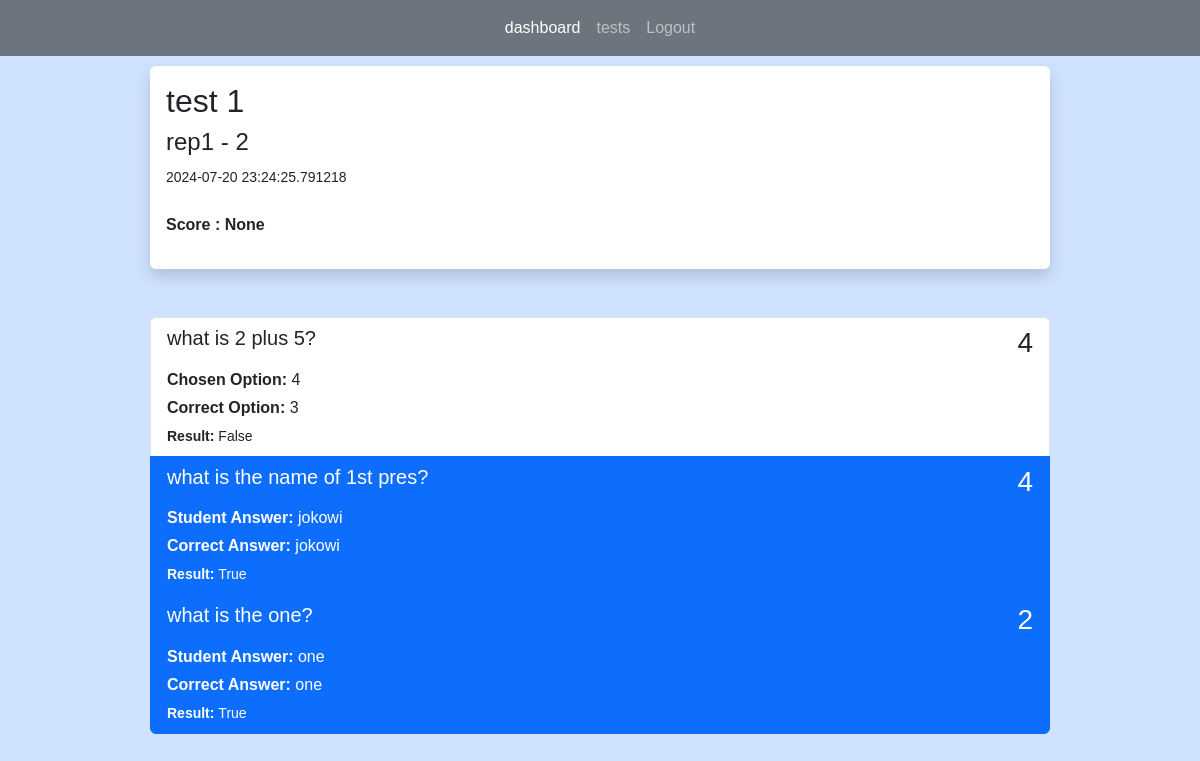
/tests/1/submission/1 (signed in), run on the app's committed database.
### app.py (models this page shows)
class Tests(db.Model):
    test_id = db.Column(db.Integer, primary_key=True)
    title = db.Column(db.String(255))
    start_date = db.Column(db.DateTime, nullable = False)
    end_date = db.Column(db.DateTime, nullable = False)
    status = db.Column(db.String(255))
    teacher_id = db.Column(db.Integer, db.ForeignKey('users.id'))
    teacher = db.relationship('Users', backref=db.backref('tests', lazy=True))
    questions = db.relationship("Questions", backref="question_list")
    code = db.Column(db.String(6), unique=True)  # column to store the unique code
    students = db.relationship('Users', secondary='test_students', backref=db.backref('tests_registered', lazy=True))
    submissions = db.relationship('Submission', backref='test_submissions', lazy=True)

class Users(db.Model, UserMixin):
    id = db.Column(db.Integer, primary_key = True)
    name = db.Column(db.String(200), nullable=False)
    email = db.Column(db.String(120), nullable=False, unique =True)
    password = db.Column(db.String(128), nullable=False)
    role = db.Column(db.String(80), nullable=False)
    submissions = db.relationship('Submission', backref='submitted_tests', lazy=True)

class Submission(db.Model):
    submission_id = db.Column(db.Integer, primary_key=True)
    student_id = db.Column(db.Integer, db.ForeignKey('users.id'))
    test_id = db.Column(db.Integer, db.ForeignKey('tests.test_id'))
    submitted_at = db.Column(db.DateTime, default=datetime.now)
    total_points = db.Column(db.Integer)
    student = db.relationship('Users', backref=db.backref('submitter', lazy=True))
    test = db.relationship('Tests', backref=db.backref('submission_test', lazy=True))
    answers = db.relationship('Answers', backref=db.backref('answered_questions', lazy=True), lazy=True)

class Questions(db.Model):
    question_id = db.Column(db.Integer, primary_key=True)
    question_text = db.Column(db.String(255), nullable=False)
    question_type = db.Column(db.String(255), nullable=False)
    points = db.Column(db.Integer, nullable=False)
    option1 = db.Column(db.String(255))
    option2 = db.Column(db.String(255))
    option3 = db.Column(db.String(255))
    option4 = db.Column(db.String(255))
    correct_opt = db.Column(db.Integer)
    correct_ans = db.Column(db.String(255))
    test_id = db.Column(db.Integer, db.ForeignKey('tests.test_id'))
    test = db.relationship('Tests', backref=db.backref('question_test', lazy=True))
    answer = db.relationship("Answers", uselist=False)

class Answers(db.Model):
    answer_id = db.Column(db.Integer, primary_key=True)
    answer_text = db.Column(db.String(255))
    result = db.Column(db.Boolean, nullable=False)
    chosen_opt = db.Column(db.Integer)
    points_gained = db.Column(db.Integer)
    question_id = db.Column(db.Integer, db.ForeignKey('questions.question_id'))
    student_id = db.Column(db.Integer, db.ForeignKey('users.id'))
    student = db.relationship('Users', backref=db.backref('answers', lazy=True))
    submission_id = db.Column(db.Integer, db.ForeignKey('submission.submission_id'))
    submission = db.relationship('Submission', backref=db.backref('answer', lazy=True))

### app.py (the view)
@app.route('/tests/<int:id>/submission/<int:submission_id>', methods=['GET', 'POST'])
@login_required(role="teacher")
def view_submission(id, submission_id):
    test = Tests.query.get_or_404(id)
    submission = Submission.query.get_or_404(submission_id)
    return render_template("view_submission.html", test = test, submission=submission)

### app.py (called while the page is built)
@login_manager.user_loader
def load_user(user_id):
    return Users.query.get(int(user_id))

def login_required(role="ANY"):
    def wrapper(fn):
        @wraps(fn)
        def decorated_view(*args, **kwargs):
            if not current_user.is_authenticated:
               return login_manager.unauthorized()
            if ( (current_user.role != role) and (role != "ANY")):
                return login_manager.unauthorized()
            return fn(*args, **kwargs)
        return decorated_view
    return wrapper

### templates/view_submission.html (shortened to what this page needs)
{% extends 'index.html' %}
{% block content %}
<div class="shadow p-3 mb-5 bg-body rounded">
	<h2>{{ test.title }}</h2>
    <h4>{{ submission.student.name }} - {{ submission.student_id }}</h4>
	<small>{{ submission.submitted_at }}</small> <br/><br/>
	<p>
		<b> Score : {{ submission.total_points }}</b>
	</p>
</div>
<div class="list-group">
    {% for question in test.questions %}
    {% if question.answer.result == True %}
        <a  class="list-group-item list-group-item-action active" >
        <div class="d-flex w-100 justify-content-between">
            <h5 class="mb-1">{{ question.question_text }}</h5>
            <h3>{{question.points}}</h3>
        </div>
            {% if question.question_type == 'multiple-choice' %}
                <p class="mb-1"><b>Chosen Option: </b>{{question.answer.chosen_opt}}</p>
                <p class="mb-1"><b>Correct Option: </b>{{question.correct_opt}}</p>
            {% elif question.question_type == 'essay' %}
                <p class="mb-1"><b>Student Answer: </b>{{question.answer.answer_text}}</p>
                <p class="mb-1"><b>Correct Answer: </b>{{question.correct_ans}}</p>
            {% endif %}
        <small><b>Result: </b>{{question.answer.result}}</small>
        </a>
    {% else %}
        <a  class="list-group-item list-group-item-action" >
            <div class="d-flex w-100 justify-content-between">
            <h5 class="mb-1">{{ question.question_text }}</h5>
            <h3>{{question.points}}</h3>
            </div>
            {% if question.question_type == 'multiple-choice' %}
                <p class="mb-1"><b>Chosen Option: </b>{{question.answer.chosen_opt}}</p>
                <p class="mb-1"><b>Correct Option: </b>{{question.correct_opt}}</p>
            {% elif question.question_type == 'essay' %}
                <p class="mb-1"><b>Student Answer: </b>{{question.answer.answer_text}}</p>
                <p class="mb-1"><b>Correct Answer: </b>{{question.correct_ans}}</p>
            {% endif %}
            <small><b>Result: </b>{{question.answer.result}}</small>
        </a>
    {% endif %}
    {% endfor %}
{% endblock %}

### templates/index.html (shortened to what this page needs)
<!DOCTYPE html>
<html lang="en">
<head>
    <link href="https://cdn.jsdelivr.net/npm/bootstrap@5.3.3/dist/css/bootstrap.min.css"
    rel="stylesheet"
>
    <link rel="stylesheet" href="{{url_for('static', filename='main.css') }}">
</head>
<body class= "bg-primary-subtle" >
    {% if current_user.is_authenticated and current_user.role == "teacher" %}
        {% include 'teacher_navbar.html' %}
    {% endif %}
    <div style="margin-top: 10px;margin-bottom: 10px;margin-right: 150px;margin-left: 150px;">
        {% block content %}
        {% endblock %}
    </div>
</body>
</html>

### templates/teacher_navbar.html (shortened to what this page needs)
    <nav class="navbar navbar-expand-lg navbar-dark bg-secondary">
        <div class="collapse navbar-collapse" id="navbarNavAltMarkup">
            <div class="navbar-nav mx-auto">
            <a class="nav-link active" aria-current="page" href="{{ url_for('teacher_dashboard') }}">dashboard</a>
            <a class="nav-link" href="{{ url_for('tests') }}">tests</a>
            <a class="nav-link" href="{{ url_for('logout') }}">Logout</a>
            </div>
        </div>
    </nav>

### static/main.css (style rules this page uses)
body { font-family: Arial, sans-serif; margin: 0; padding: 0; }
nav a { color: #fff; text-decoration: none; }

### data on the page
Tests: title "test 1"
Users: student.name "rep1"
Submission: student_id "2", submitted_at "2024-07-20 23:24:25.791218", total_points "None"
Questions: question_text "what is 2 plus 5?", points "4", answer.chosen_opt "4", correct_opt "3", answer.result "False"
Questions: question_text "what is the name of 1st pres?", points "4", answer.answer_text "jokowi", correct_ans "jokowi", answer.result "True"
Questions: question_text "what is the one?", points "2", answer.answer_text "one", correct_ans "one", answer.result "True"
